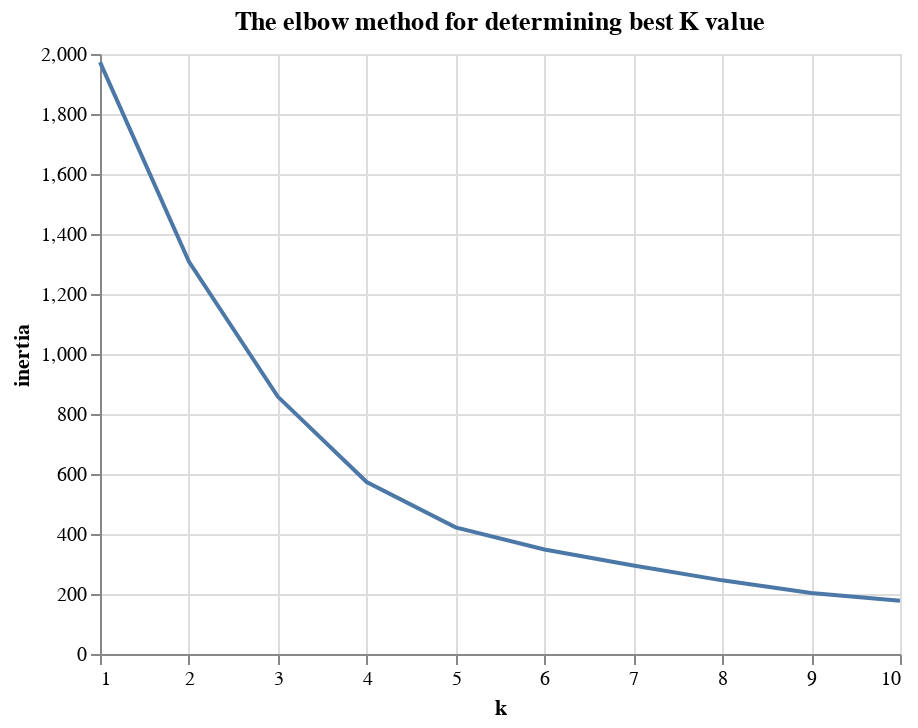

The cell this chart's notebook holds for it:
### Markdown cell above
### Clustering Crytocurrencies Using K-Means

#### Finding the Best Value for `k` Using the Elbow Curve

### Code cell
inertia = []
k = list(range(1, 11))

# Calculated the inertia for the range of k values
for i in k:
    km = KMeans(n_clusters=i, random_state=0)
    km.fit(pcs_df)
    inertia.append(km.inertia_)


# Created the Elbow Curve using hvPlot

elbow_data = {"k": k, "inertia": inertia}
df_elbow = pd.DataFrame(elbow_data)
alt.Chart(df_elbow).mark_line().encode(x='k', y='inertia').properties(
    title='The elbow method for determining best K value',
    width=400
)

### Figure 1 — Vega-Lite specification as saved in the notebook (floating-point values rounded to 4 significant figures)
{"config": {"view": {"continuousWidth": 400, "continuousHeight": 300}}, "data": {"name": "data-809cfffa95814807c3c0ea86080a5f1a"}, "mark": "line", "encoding": {"x": {"type": "quantitative", "field": "k"}, "y": {"type": "quantitative", "field": "inertia"}}, "title": "The elbow method for determining best K value", "width": 400, "$schema": "https://vega.github.io/schema/vega-lite/v4.8.1.json", "datasets": {"data-809cfffa95814807c3c0ea86080a5f1a": [{"k": 1, "inertia": 1973.0}, {"k": 2, "inertia": 1308.0}, {"k": 3, "inertia": 858.1}, {"k": 4, "inertia": 573.2}, {"k": 5, "inertia": 422.2}, {"k": 6, "inertia": 348.4}, {"k": 7, "inertia": 295.3}, {"k": 8, "inertia": 245.5}, {"k": 9, "inertia": 203.5}, {"k": 10, "inertia": 177.5}]}}
